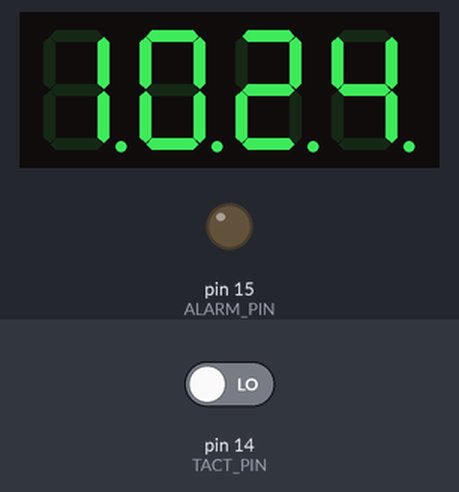
Simulated run of this sketch. Board: Arduino Uno, built with avr-gcc and run on an emulated ATmega328P. On the bench: 4-digit seven-segment display, output pins drawn as LEDs (lit = HIGH). Wiring (inferred from the names in the program): 4-digit 7-segment display, segments lit when LOW: segments pin 9, pin 2, pin 3, pin 5, pin 6, pin 8, pin 7, pin 4; digit selects pin 10, pin 11, pin 12, pin 13. The inputs (shaded band) are chosen by the test bench; at power-on: pin 14 (TACT_PIN) LOW. The local clock reads 2024-03-15 10:24:30 at power-on unless the sketch sets it; the segment pins are drawn as the display they are named for; pins used as bus, display or sensor lines are not drawn.

Above: at 0.1 s.
At 30.1 s:
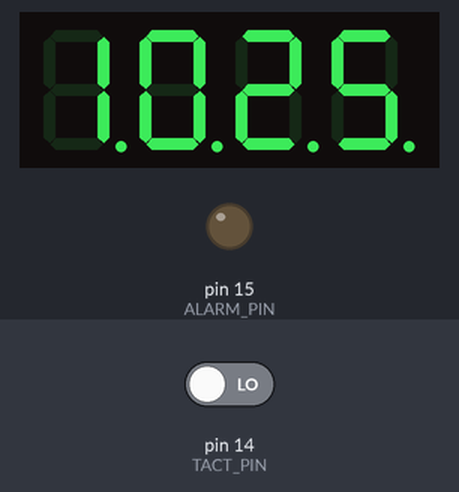
At 90.1 s:
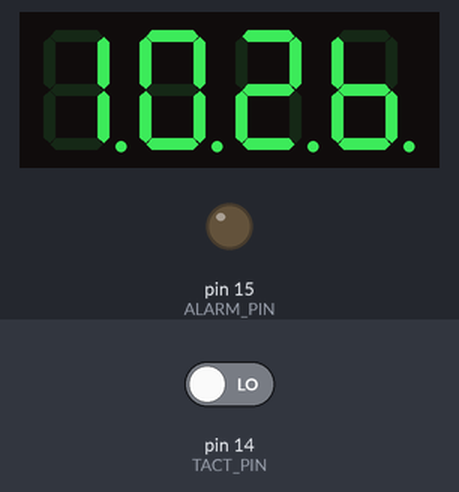

Measured:
- what the display in image 0 shows lasts 30.1 s, from 0.0 s to 30.1 s
- what the display in image 1 shows lasts 60.0 s, from 30.1 s to 90.1 s

The sketch:

seobin_room.ino
```cpp
#include <Wire.h>
#include <EEPROM.h>
#include <Time.h>
#include <DS1307RTC.h>

#define TACT_PIN 14
#define ALARM_PIN 15

// 7 segment
const byte expressableChars[12] = {

  B11111100, //0
  B01100000, //1
  B11011010, //2
  B11110010, //3
  B01100110, //4
  B10110110, //5
  B00111110, //6
  B11100000, //7
  B11111110, //8
  B11100110, //9
  B10011100, //C
  B01101111, //H
};

//dp, G,F,E,D,C,B,A (reverse)
const int segmentPins[8] = {4,7,8,6,5,3,2,9};
const int digitalPins[4] = {10,11,12,13};

//Debouncing
long lastDebounceTime = 0;
int switchState;
int lastSwitchState = LOW;
long debounceDelay = 50;

boolean canPlaying = true;

//Alarm
char* alarm[] = {"0730","0800"};

void setup()
{
  for(int i=0;i<8;i++)
  {
    pinMode(segmentPins[i] , OUTPUT);
  }

  for(int i=0;i<4;i++)
  {
    pinMode(digitalPins[i] , OUTPUT);
  }

  pinMode(TACT_PIN , INPUT);
  pinMode(ALARM_PIN , OUTPUT);

  Serial.begin(9600);
}

void loop()
{
  showTime();
  checkSwitch();
}

void checkSwitch()
{
  int switchValue = digitalRead(TACT_PIN);
  if (switchValue != lastSwitchState)
  {
    lastDebounceTime = millis();
  }

  if ((millis() - lastDebounceTime) > debounceDelay)
  {
    if (switchValue != switchState)
    {
      switchState = switchValue;
      if (switchState == HIGH)
      {
        canPlaying = !canPlaying;
      }
    }
  }

  lastSwitchState = switchValue;
}

//show 7 segment
void showDigit(int digit,int number)
{
  digitalWrite(digitalPins[digit] , HIGH);

  boolean isBitSet;
  for(int segment=1;segment<8;segment++)
  {
    isBitSet = bitRead(expressableChars[number],segment);
    isBitSet = !isBitSet;
    digitalWrite(segmentPins[segment], isBitSet);
  }
  delay(5);
  digitalWrite(digitalPins[digit] , LOW);
}

void showTime()
{
  tmElements_t tm;

  if (RTC.read(tm))
  {
  }
  else
  {
    if (RTC.chipPresent())
    {
      Serial.println("The DS1307 is stopped.  Please run the SetTime");
      Serial.println("example to initialize the time and begin running.");
      Serial.println();
    }
    else
    {
      Serial.println("DS1307 read error!  Please check the circuitry.");
      Serial.println();
    }
    delay(1000);
  }

  int hour24 = tm.Hour;
  int h1 = hour24 / 10;
  int h2 = hour24 % 10;

  int minute60 = tm.Minute;
  int m1 = minute60 / 10;
  int m2 = minute60 % 10;

  int sec = tm.Second;

  showDigit(0, h1);
  showDigit(1, h2);
  showDigit(2, m1);
  showDigit(3, m2);

  alarmCheck(h1,h2,m1,m2,sec);
}

void alarmCheck(int h1,int h2,int m1,int m2,int sec)
{
  int checkCount = 0;

  for (int i=0,icnt=sizeof(alarm)/sizeof(alarm[0]);i<icnt;i++)
  {
    char *time = alarm[i];
    int t1 = int(time[0]) - 48;
    int t2 = int(time[1]) - 48;
    int t3 = int(time[2]) - 48;
    int t4 = int(time[3]) - 48;

    if (h1 ==  t1 && h2 == t2 && m1 == t3 && m2 == t4)
    {
      checkCount++;
    }
  }

  if(checkCount > 0)
  {
     if (canPlaying )
     {
        ringAlarm();
     }
     else
     {
       ringOffAlarm();
     }
  }
  else
  {
    canPlaying = true;
    ringOffAlarm();
  }
}

void ringAlarm()
{
    digitalWrite(ALARM_PIN , HIGH);
}

void ringOffAlarm()
{
    digitalWrite(ALARM_PIN , LOW);
}
```
